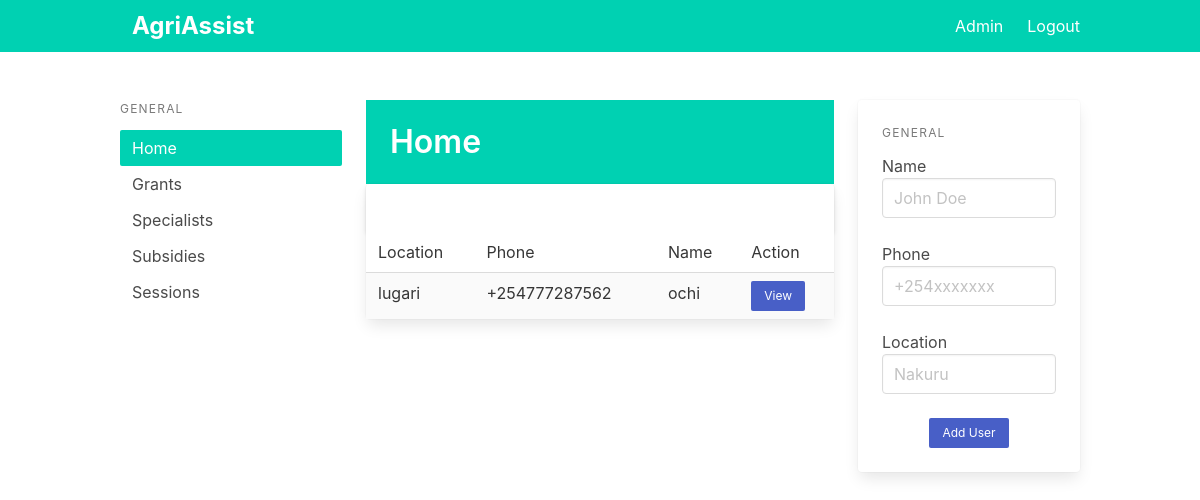
Before: / (signed in) with the older database file.
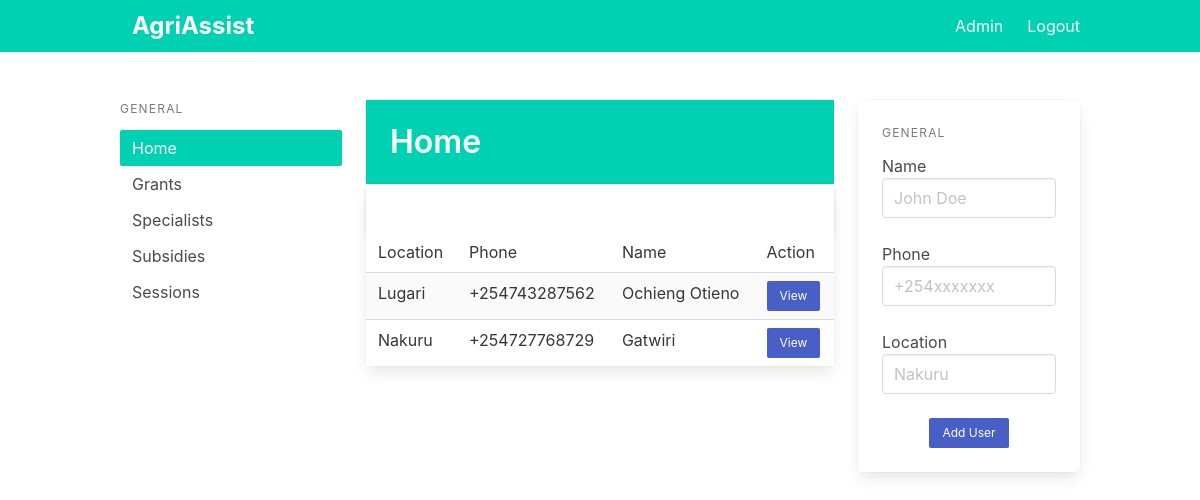
After: the same page with the newer database file.
### app/models.py (models this page shows)
class User(db.Model):
    id = db.Column(db.Integer, primary_key=True)
    phone = db.Column(db.String(15), unique=True)
    name = db.Column(db.String(100))
    location = db.Column(db.String(100))

### app/pages.py (the view)
@page.route('/')
@login_required
def index():
    users = all_users()
    return render_template('index.html', users=users)

### app/__init__.py (called while the page is built)
def create_app():
    app = Flask(__name__)
    app.config.from_pyfile('settings.py')
    app.config["FLASK_DEBUG"] = True
    app.config['SECRET_KEY'] = 'secret-key-goes-here'
    app.config['SQLALCHEMY_DATABASE_URI'] = 'sqlite:///db.sqlite'
    db.init_app(app)
    login_manager = LoginManager()
    login_manager.login_view = 'auth.login'
    login_manager.init_app(app)
    from .models import Admin
    @login_manager.user_loader
    def load_user(user_id):
        return Admin.query.get(int(user_id))
    with app.app_context():
        db.create_all()
    from .auth import auth as auth_blueprint
    app.register_blueprint(auth_blueprint)
    from .pages import page as page_blueprint
    app.register_blueprint(page_blueprint)
    from .main import main as main_blueprint
    app.register_blueprint(main_blueprint)
    return app

### app/utils.py (called while the page is built)
def all_users():
    return User.query.all()

### app/templates/index.html (shortened to what this page needs)
{% extends "base.html" %}
{% block content %}
<div class="columns">
  <div class="column is-3 ">
    <aside class="menu is-hidden-mobile">
      <p class="menu-label">
        General
      </p>
      <ul class="menu-list">
        <li><a class="has-background-primary has-text-white" href="/">Home</a></li>
        <li><a href="{{ url_for('page.grants') }}">Grants</a></li>
        <li><a href="{{ url_for('page.specialists') }}">Specialists</a></li>
        <li><a href="{{ url_for('page.subsidies') }}">Subsidies</a></li>
        <li><a href="{{ url_for('page.sessions') }}">Sessions</a></li>
      </ul>
    </aside>
  </div>
  <div class="column is-6">
    <section class="hero is-primary welcome is-small">
      <div class="hero-body">
        <div class="container">
          <h1 class="title">
            Home
          </h1>
        </div>
      </div>
    </section>
    <div class="is-6">
      <div class="card events-card">
        <header class="card-header">
          <a href="#" class="card-header-icon" aria-label="more options">
            <span class="icon">
            </span>
          </a>
        </header>
        <div class="card-table">
          <div class="content">
            <table class="table is-fullwidth is-striped">
              <tbody>
                <tr>
                  <td>Location</td>
                  <td>Phone</td>
                  <td>Name</td>
                  <td>Action</td>
                </tr>
                {%for user in users%}
                <tr>
                  <td>{{user.location}}</td>
                  <td>{{user.phone}}</td>
                  <td>{{user.name}}</td>
                  <td><a class="button is-link is-small" href="/user/{{user.id}}">View</a></td>
                </tr>
                {% endfor%}
              </tbody>
            </table>
          </div>
        </div>
      </div>
    </div>
  </div>
  <div class="column is-3">
    <div class="card">
      <div class="card-content">
        <div class="content">
          <aside class="menu is-hidden-mobile">
            <p class="menu-label">
              General
            </p>
            <div class="file is-centered is-boxed is-success has-name">
              <label class="file-label">
                <form action="{{ url_for('page.new_user') }}" method="POST">
                  <div class="control">
                    <label>Name</label>
                    <input class="input" type="text" placeholder="John Doe" name="name">
                  </div>
                  <br />
                  <div class="control">
                    <label>Phone</label>
                    <input class="input" type="text" placeholder="+254xxxxxxx" name="phone">
                  </div>
                  <br>
                  <div class="control">
                    <label>Location</label>
                    <input class="input" type="text" placeholder="Nakuru" name="location">
                  </div>
                  <br />
                  <div class="field is-grouped is-grouped-centered">
                    <p class="control">
                      <input type="submit" value="Add User" class="button is-primary is-link is-small">
                    </p>
                  </div>
                </form>
              </label>
            </div>
          </aside>
        </div>
      </div>
    </div>
  </div>
</div>
{% endblock %}

### app/templates/base.html (shortened to what this page needs)
<!DOCTYPE html>
<html>
<head>
  <link rel="stylesheet" href="https://cdnjs.cloudflare.com/ajax/libs/bulma/0.7.2/css/bulma.min.css" />
</head>
<body>
  <section class="is-fullheight">
    <div class="hero-head">
      <nav class="navbar is-primary">
        <div class="container">
          <div id="navbarMenuHeroA" class="navbar-menu">
            <div class="navbar-start">
              <a href="{{ url_for('main.index') }}" class="navbar-item label is-large">
                AgriAssist
              </a>
            </div>
            <div class="navbar-end">
              {% if current_user.is_authenticated %}
              <a href="{{ url_for('main.index') }}" class="navbar-item">
                Admin
              </a>
              {% endif %}
              {% if current_user.is_authenticated %}
              <a href="{{ url_for('auth.logout') }}" class="navbar-item">
                Logout
              </a>
              {% endif %}
            </div>
          </div>
        </div>
      </nav>
    </div>
    <div class="hero-body">
      <div class="container">
        {% block content %}
        {% endblock %}
      </div>
    </div>
  </section>
</body>
</html>

Changed rows visible on the page:
changed User: location "lugari" → "Lugari"; phone "+254777287562" → "+254743287562"; name "ochi" → "Ochieng Otieno"
added User: location "Nakuru", phone "+254727768729", name "Gatwiri"
